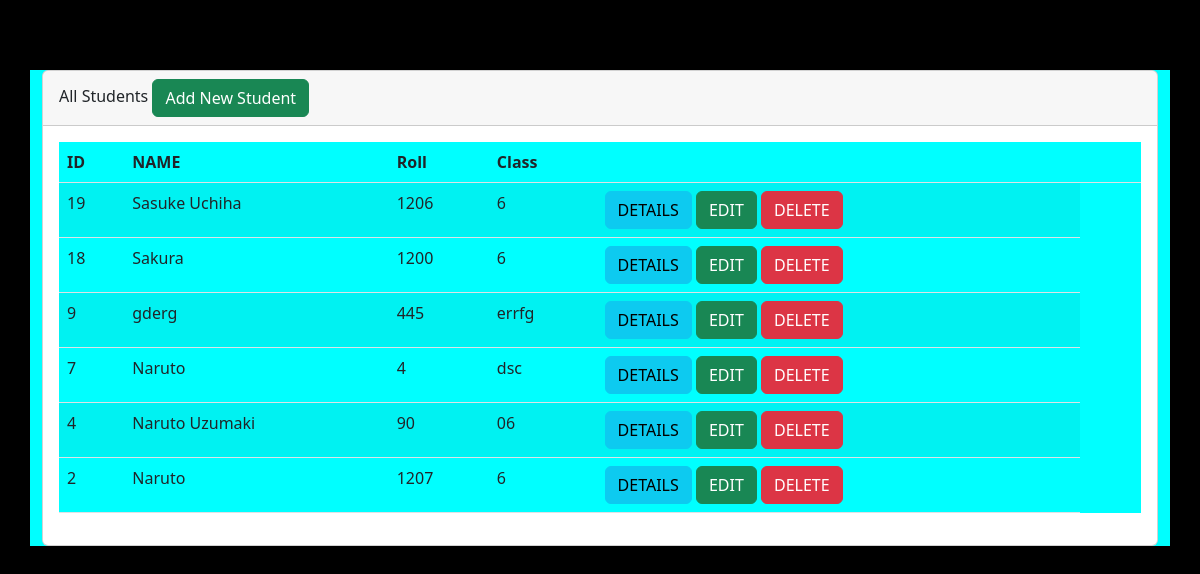
The page /index.php/student on the database its author committed.
### tables this page shows
CREATE TABLE `students` (
  `id` int(10) NOT NULL,
  `NAME` varchar(255) NOT NULL,
  `Roll` int(5) NOT NULL,
  `ClassNam` varchar(10) NOT NULL
);

### application/controllers/Student.php (called while the page is built, shortened)
<?php
class Student extends CI_Controller{
    function __construct()
    {
        $this->load->helper('url');
        $this->load->library('session');
        $this->load->library('pagination');
        $this->load->model('StudentModel');
        $this->load->helper('form');
    }
    public function index(){
        $data=array();
        $data['showStudents']=$this->StudentModel->showStudents();
        $this->load->view('students', $data);
    }
}
?>

### index.php (called while the page is built, shortened)
<?php
require_once BASEPATH.'core/CodeIgniter.php';

### application/models/StudentModel.php (called while the page is built, shortened)
<?php
class StudentModel extends CI_model{
    function showStudents(){
        $this->db->select('*');
        $result=$this->db->order_by('id', 'desc')->get('students');
        return $result->result();
    }
}
?>

### application/views/students.php (the view, shortened to what this page needs)
<!DOCTYPE html>
<html lang="en">
<head>
    <link href="<?php echo base_url(); ?>assets/css/bootstrap.min.css" rel="stylesheet" >
</head>
<body style="background-color:black">
    <section style = "padding-top: 70px;">
    <div id="main">
    <div class="hero-container" data-aos="zoom-in" data-aos-delay="100">
        <div class = "container" style="background-color:#00FFFF">
            <div class= "row">
              <div class = "col-md-12">
                <div class = "card">
                  <div class= "card-header">
                    All Students <a href = "Student/addStudent" class="btn btn-success">Add New Student</a>
                  </div>
                  <div class = "card-body">
                   <table class = "table table-striped" style="background-color:#00FFFF">
                    <thead>
                        <tr>
                            <th>ID</th>
                            <th>NAME</th>
                            <th>Roll</th>
                            <th>Class</th>
                            <th></th>
                            <th></th>
                            <th></th>
                        </tr>
                    </thead>
                    <tbody>
                    <?php foreach($showStudents as $student){ ?>
                      <tr>
                     <td><?php echo $student->id; ?></td>
                     <td><?php echo $student->NAME; ?></td>
                     <td><?php echo $student->Roll; ?></td>
                     <td><?php echo $student->ClassNam; ?></td>
                     <td>
                            <a href="<?php echo base_url('student/details/' . $student->id) ?>" class="btn btn-info">DETAILS</a>
                            <a href="<?php echo base_url('student/editStudent/' . $student->id) ?>" class="btn btn-success">EDIT</a>
                            <a href="<?php echo base_url('student/deleteStudent/' . $student->id) ?>" class="btn btn-danger">DELETE</a>
                          </td>
                    </tr>
                    <?php }?>
                    </tbody>
                   </table>
                  </div>
                </div>
              </div>
            </div>
        </div>
    </div>
    </div>
    </section>
</html>

### rows shown on the page
students: id "19", NAME "Sasuke Uchiha", Roll "1206", ClassNam "6"
students: id "18", NAME "Sakura", Roll "1200", ClassNam "6"
students: id "9", NAME "gderg", Roll "445", ClassNam "errfg"
students: id "7", NAME "Naruto", Roll "4", ClassNam "dsc"
students: id "4", NAME "Naruto Uzumaki", Roll "90", ClassNam "06"
students: id "2", NAME "Naruto", Roll "1207", ClassNam "6"
